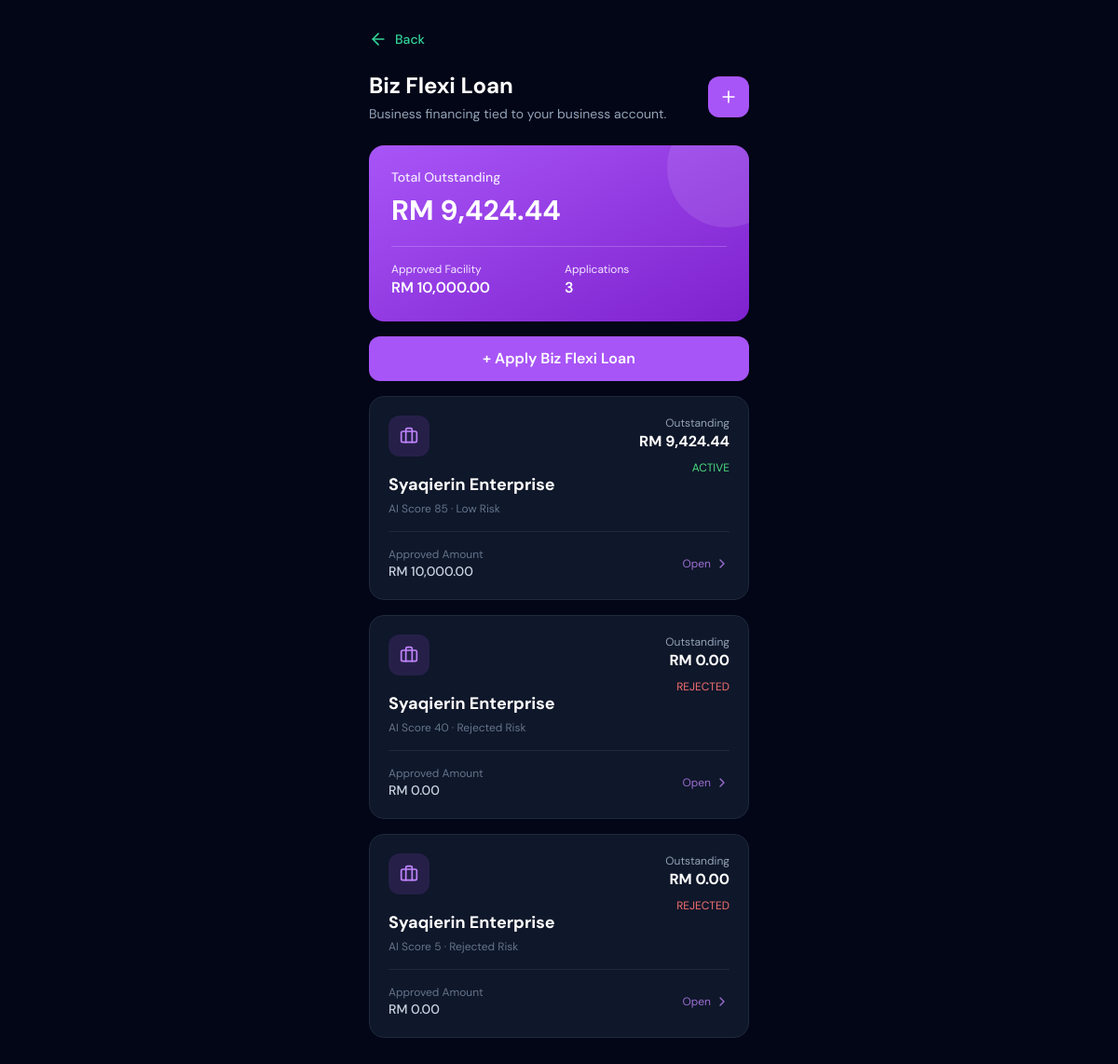
/pages/biz-loan.php (signed in), run on the app's committed database.
### tables this page shows
CREATE TABLE `business_loans` (
  `loan_id` int(11) NOT NULL,
  `user_id` int(11) NOT NULL,
  `business_account_id` int(11) NOT NULL,
  `requested_amount` decimal(12,2) NOT NULL,
  `approved_amount` decimal(12,2) NOT NULL DEFAULT 0.00,
  `outstanding_amount` decimal(12,2) NOT NULL DEFAULT 0.00,
  `monthly_revenue` decimal(12,2) NOT NULL,
  `monthly_expense` decimal(12,2) NOT NULL,
  `business_age_months` int(11) NOT NULL,
  `requested_term_months` int(11) NOT NULL,
  `approved_term_months` int(11) DEFAULT 0,
  `interest_rate` decimal(5,2) DEFAULT 0.00,
  `monthly_payment` decimal(12,2) DEFAULT 0.00,
  `purpose` varchar(255) NOT NULL,
  `ai_score` int(11) DEFAULT 0,
  `risk_level` varchar(50) DEFAULT NULL,
  `approval_status` enum('approved','reduced_approved','rejected') NOT NULL,
  `loan_status` enum('active','rejected','fully_paid','closed') DEFAULT 'active',
  `created_at` timestamp NOT NULL DEFAULT current_timestamp()
);

CREATE TABLE `accounts` (
  `account_id` int(11) NOT NULL,
  `user_id` int(11) NOT NULL,
  `account_type` varchar(50) NOT NULL,
  `business_name` varchar(150) DEFAULT NULL,
  `business_reg_no` varchar(50) DEFAULT NULL,
  `account_number` varchar(20) NOT NULL,
  `balance` decimal(12,2) DEFAULT 0.00
);

### pages/biz-loan.php (the view, shortened to what this page needs)
<?php
include "../php/dbconn.php";
$user_id = $_SESSION['user_id'];
$stmt = mysqli_prepare($conn, "SELECT COUNT(*) AS total_business FROM accounts WHERE user_id = ? AND account_type = 'Business Account'");
mysqli_stmt_bind_param($stmt, "i", $user_id);
mysqli_stmt_execute($stmt);
$business_count = mysqli_fetch_assoc(mysqli_stmt_get_result($stmt));
$stmt = mysqli_prepare($conn, "SELECT bl.*, a.business_name, a.business_reg_no, a.account_number, a.balance
    FROM business_loans bl
    JOIN accounts a ON bl.business_account_id = a.account_id
    WHERE bl.user_id = ?
    ORDER BY bl.loan_id DESC");
mysqli_stmt_bind_param($stmt, "i", $user_id);
mysqli_stmt_execute($stmt);
$loans = mysqli_stmt_get_result($stmt);
$stmt = mysqli_prepare($conn, "SELECT
    COALESCE(SUM(CASE WHEN loan_status = 'active' THEN approved_amount ELSE 0 END), 0) AS total_approved,
    COALESCE(SUM(CASE WHEN loan_status = 'active' THEN outstanding_amount ELSE 0 END), 0) AS total_outstanding,
    COUNT(*) AS total_loans
    FROM business_loans
    WHERE user_id = ?");
mysqli_stmt_bind_param($stmt, "i", $user_id);
mysqli_stmt_execute($stmt);
$summary = mysqli_fetch_assoc(mysqli_stmt_get_result($stmt));
?>
<!doctype html>
<html lang="en" class="h-full">
<head>
<script src="https://cdn.tailwindcss.com/3.4.17"></script>
</head>
<body class="h-full">
<div class="h-full w-full bg-slate-950 overflow-auto">
    <div class="max-w-md mx-auto px-5 py-8">
        <a href="/gxbank_html_by_page/dashboard.php" class="flex items-center gap-2 text-emerald-400 hover:text-emerald-300 mb-6 transition">
            <i data-lucide="arrow-left" class="w-5 h-5"></i>
            <span class="text-sm font-medium">Back</span>
        </a>
        <div class="flex items-center justify-between mb-6">
            <div>
                <h1 class="text-2xl font-bold text-white mb-1">Biz Flexi Loan</h1>
                <p class="text-slate-400 text-sm">Business financing tied to your business account.</p>
            </div>
            <?php if (intval($business_count['total_business']) > 0) { ?>
                <a href="/gxbank_html_by_page/pages/apply-biz-loan.php"
                   class="w-11 h-11 rounded-xl bg-purple-500 hover:bg-purple-600 flex items-center justify-center transition">
                    <i data-lucide="plus" class="w-5 h-5 text-white"></i>
                </a>
            <?php } ?>
        </div>
        <?php if (intval($business_count['total_business']) == 0) { ?>
            <div class="bg-slate-900 rounded-2xl p-6 border border-slate-800 text-center">
                <div class="w-16 h-16 rounded-2xl bg-purple-500/15 flex items-center justify-center mx-auto mb-5">
                    <i data-lucide="briefcase" class="w-8 h-8 text-purple-400"></i>
                </div>
                <h2 class="text-white text-xl font-bold mb-2">No Business Account</h2>
                <p class="text-slate-400 text-sm mb-6">
                    You need to create a business account before applying for Biz Flexi Loan.
                </p>
                <a href="/gxbank_html_by_page/pages/biz-account.php"
                   class="block w-full bg-purple-500 hover:bg-purple-600 text-white font-semibold py-3 rounded-xl transition">
                    Create Business Account
                </a>
            </div>
        <?php } else { ?>
            <div class="bg-gradient-to-br from-purple-500 to-purple-700 rounded-2xl p-6 mb-4 relative overflow-hidden">
                <div class="absolute top-0 right-0 w-32 h-32 bg-white/10 rounded-full -translate-y-10 translate-x-10"></div>
                <div class="relative z-10">
                    <p class="text-purple-100 text-sm font-medium">Total Outstanding</p>
                    <p class="text-white text-3xl font-bold mt-2">
                        RM <?php echo number_format($summary['total_outstanding'], 2); ?>
                    </p>
                    <div class="grid grid-cols-2 gap-3 mt-5 border-t border-white/20 pt-4">
                        <div>
                            <p class="text-purple-100 text-xs">Approved Facility</p>
                            <p class="text-white font-semibold">
                                RM <?php echo number_format($summary['total_approved'], 2); ?>
                            </p>
                        </div>
                        <div>
                            <p class="text-purple-100 text-xs">Applications</p>
                            <p class="text-white font-semibold">
                                <?php echo intval($summary['total_loans']); ?>
                            </p>
                        </div>
                    </div>
                </div>
            </div>
            <a href="/gxbank_html_by_page/pages/apply-biz-loan.php"
               class="block w-full text-center bg-purple-500 hover:bg-purple-600 text-white font-semibold py-3 rounded-xl transition mb-4">
                + Apply Biz Flexi Loan
            </a>
            <?php if (mysqli_num_rows($loans) == 0) { ?>
                <div class="bg-slate-900 rounded-2xl p-6 border border-slate-800 text-center">
                    <div class="w-16 h-16 rounded-2xl bg-purple-500/15 flex items-center justify-center mx-auto mb-5">
                        <i data-lucide="landmark" class="w-8 h-8 text-purple-400"></i>
                    </div>
                    <h2 class="text-white text-xl font-bold mb-2">No Loan Yet</h2>
                    <p class="text-slate-400 text-sm">
                        Apply for business working capital financing.
                    </p>
                </div>
            <?php } else { ?>
                <div class="space-y-4">
                    <?php while($loan = mysqli_fetch_assoc($loans)) { ?>
                        <a href="/gxbank_html_by_page/pages/biz-loan-detail.php?loan_id=<?php echo intval($loan['loan_id']); ?>"
                           class="loan-card group block bg-slate-900 rounded-2xl p-5 border border-slate-800">
                            <div class="flex items-start justify-between gap-3">
                                <div>
                                    <div class="w-11 h-11 rounded-xl bg-purple-500/15 flex items-center justify-center mb-4">
                                        <i data-lucide="briefcase" class="w-5 h-5 text-purple-400"></i>
                                    </div>
                                    <p class="text-white font-bold text-lg">
                                        <?php echo htmlspecialchars($loan['business_name']); ?>
                                    </p>
                                    <p class="text-slate-500 text-xs mt-1">
                                        AI Score <?php echo intval($loan['ai_score']); ?> · <?php echo htmlspecialchars($loan['risk_level']); ?>
                                    </p>
                                </div>
                                <div class="text-right">
                                    <p class="text-slate-400 text-xs">Outstanding</p>
                                    <p class="text-white font-bold">
                                        RM <?php echo number_format($loan['outstanding_amount'], 2); ?>
                                    </p>
                                    <p class="<?php echo $loan['loan_status'] == 'active' ? 'text-green-400' : ($loan['loan_status'] == 'rejected' ? 'text-red-400' : 'text-slate-400'); ?> text-xs mt-2">
                                        <?php echo strtoupper($loan['loan_status']); ?>
                                    </p>
                                </div>
                            </div>
                            <div class="mt-4 pt-4 border-t border-slate-800 flex justify-between items-center">
                                <div>
                                    <p class="text-slate-500 text-xs">Approved Amount</p>
                                    <p class="text-slate-300 text-sm font-medium">
                                        RM <?php echo number_format($loan['approved_amount'], 2); ?>
                                    </p>
                                </div>
                                <div class="flex items-center gap-1 text-purple-400 text-xs opacity-80 group-hover:opacity-100">
                                    <span>Open</span>
                                    <i data-lucide="chevron-right" class="w-4 h-4"></i>
                                </div>
                            </div>
                        </a>
                    <?php } ?>
                </div>
            <?php } ?>
        <?php } ?>
    </div>
</div>
</body>
</html>

### pages/biz-loan.php (style rules this page uses)
* { font-family: 'DM Sans', sans-serif; }
body { box-sizing: border-box; }
.loan-card { transition: transform .15s, border-color .15s, box-shadow .15s; }

### data on the page
business_loans: business_account.business_name "Syaqierin Enterprise", ai_score "85", risk_level "Low Risk", outstanding_amount "9,424.44", loan_status "ACTIVE", approved_amount "10,000.00"
business_loans: business_account.business_name "Syaqierin Enterprise", ai_score "40", risk_level "Rejected Risk", outstanding_amount "0.00", loan_status "REJECTED", approved_amount "0.00"
business_loans: business_account.business_name "Syaqierin Enterprise", ai_score "5", risk_level "Rejected Risk", outstanding_amount "0.00", loan_status "REJECTED", approved_amount "0.00"

### other printed values
$summary['total_outstanding'] "9,424.44"
$summary['total_approved'] "10,000.00"
$summary['total_loans'] "3"
